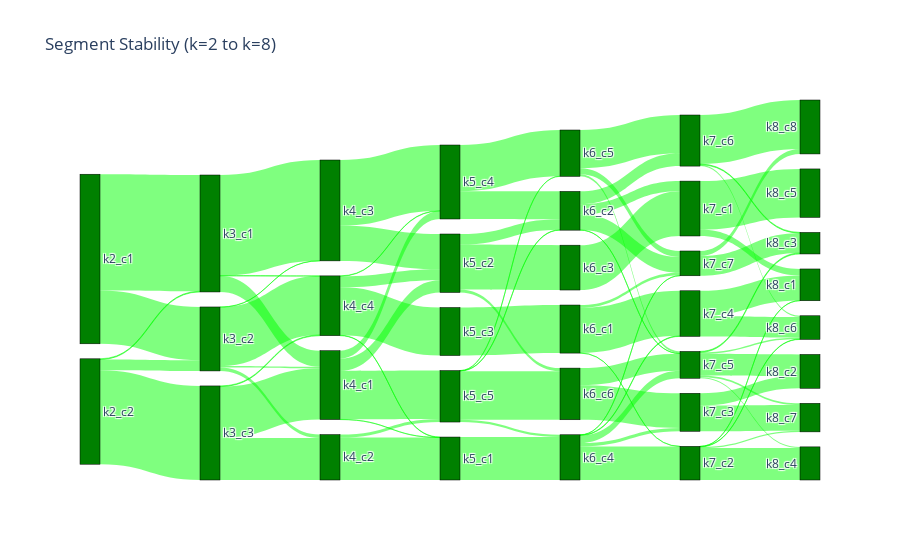

Notebook cell for this chart:
### Code cell
import pandas as pd
from sklearn.cluster import KMeans
import plotly.graph_objects as go

# Cluster assignments from k=2 to k=8
cluster_df = pd.DataFrame()
for k in range(2, 9):
    km = KMeans(n_clusters=k, n_init=10, random_state=1234)
    labels = km.fit_predict(MD_x_bin)
    cluster_df[f'k{k}'] = labels + 1  # Make clusters start at 1 like in R

# Build links for Sankey
sources, targets, values, labels = [], [], [], []
label_map = {}  # To map cluster step labels to node index

node_idx = 0
for i in range(2, 8):  # from k2 to k7
    src_col = f'k{i}'
    tgt_col = f'k{i+1}'
    
    cross_tab = pd.crosstab(cluster_df[src_col], cluster_df[tgt_col])
    
    for src_cluster in cross_tab.index:
        for tgt_cluster in cross_tab.columns:
            val = cross_tab.loc[src_cluster, tgt_cluster]
            if val > 0:
                src_label = f'k{i}_c{src_cluster}'
                tgt_label = f'k{i+1}_c{tgt_cluster}'
                
                for lbl in [src_label, tgt_label]:
                    if lbl not in label_map:
                        label_map[lbl] = node_idx
                        node_idx += 1
                
                sources.append(label_map[src_label])
                targets.append(label_map[tgt_label])
                values.append(val)

# Final node labels
labels = [None] * len(label_map)
for lbl, idx in label_map.items():
    labels[idx] = lbl

# Sankey plot
fig = go.Figure(data=[go.Sankey(
    node=dict(
        pad=15,
        thickness=20,
        line=dict(color="black", width=0.5),
        label=labels,
        color="green"
    ),
    link=dict(
        source=sources,
        target=targets,
        value=values,
        color="rgba(0,255,0,0.5)"
    )
)])

fig.update_layout(title_text="Segment Stability (k=2 to k=8)", font_size=12)
fig.show()

### Figure 1 — Plotly figure (JSON) as saved in the notebook; plotly's stock layout.template omitted (floating-point values rounded to 4 significant figures)
{"data": [{"link": {"color": "rgba(0,255,0,0.5)", "source": [0, 0, 3, 3, 3, 1, 1, 1, 2, 2, 2, 2, 4, 4, 4, 5, 5, 5, 5, 8, 8, 6, 6, 7, 7, 7, 7, 9, 10, 10, 10, 13, 11, 11, 12, 12, 12, 12, 18, 18, 18, 15, 15, 15, 15, 16, 14, 14, 14, 14, 14, 19, 19, 19, 17, 17, 23, 23, 20, 20, 20, 20, 26, 26, 21, 21, 24, 24, 24, 24, 24, 25, 25, 25, 22, 22], "target": [1, 2, 1, 2, 4, 5, 6, 7, 5, 8, 6, 7, 5, 8, 7, 9, 10, 11, 12, 9, 12, 10, 11, 9, 10, 13, 11, 14, 15, 16, 17, 18, 15, 19, 15, 14, 19, 17, 20, 21, 22, 23, 24, 25, 22, 23, 20, 26, 21, 24, 22, 24, 25, 22, 26, 24, 27, 28, 27, 29, 30, 31, 32, 31, 27, 30, 32, 33, 29, 30, 31, 33, 30, 34, 33, 34], "value": [614, 282, 4, 56, 497, 85, 532, 1, 8, 18, 1, 311, 271, 222, 4, 1, 65, 42, 256, 224, 16, 186, 347, 2, 58, 254, 2, 227, 56, 237, 16, 254, 147, 244, 2, 12, 1, 257, 1, 238, 15, 53, 1, 68, 83, 237, 177, 18, 3, 40, 1, 11, 202, 32, 183, 90, 34, 256, 1, 169, 2, 6, 65, 136, 133, 108, 114, 5, 6, 8, 9, 4, 7, 259, 105, 26]}, "node": {"color": "green", "label": ["k2_c1", "k3_c1", "k3_c2", "k2_c2", "k3_c3", "k4_c1", "k4_c3", "k4_c4", "k4_c2", "k5_c1", "k5_c2", "k5_c4", "k5_c5", "k5_c3", "k6_c4", "k6_c2", "k6_c3", "k6_c6", "k6_c1", "k6_c5", "k7_c2", "k7_c4", "k7_c7", "k7_c1", "k7_c5", "k7_c6", "k7_c3", "k8_c1", "k8_c5", "k8_c4", "k8_c6", "k8_c7", "k8_c2", "k8_c3", "k8_c8"], "line": {"color": "black", "width": 0.5}, "pad": 15, "thickness": 20}, "type": "sankey"}], "layout": {"font": {"size": 12}, "title": {"text": "Segment Stability (k=2 to k=8)"}}}
